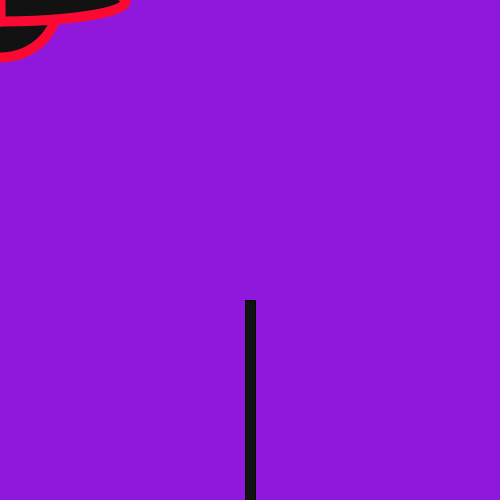
Frame 1 (no input)
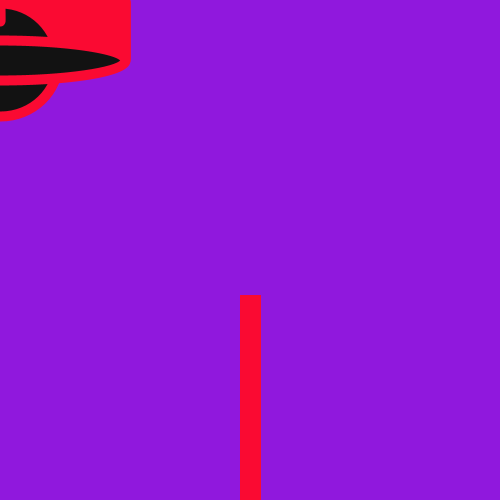
Frame 60 (the mouse pressed at the canvas centre just before this capture)
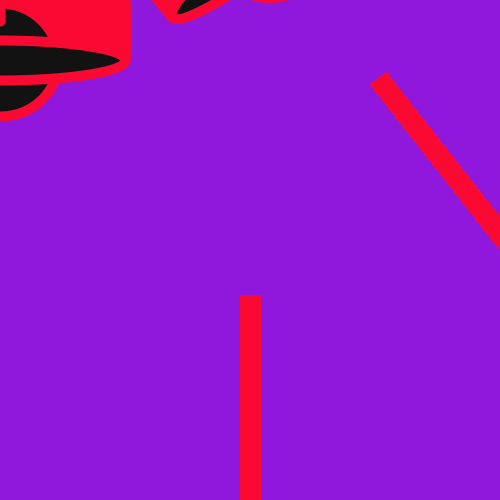
Frame 120 (the mouse held since frame 60 and released just before this capture)

The Processing sketch that drew these frames (run headless with seeded random() and noise(); from frame 60 on, the mouse is pressed at the canvas centre):

// Processing sketch: processing_155953
// ── processing_155953.pde

int radius;
float r = 1;


void setup(){
  
  size(500,500);
  background(144,24,221);
  fill(18,18,18);
 
}
void draw(){
  

    rotate(mouseY/2);
    rectMode(CENTER);
    
    rect(width/2,height,10,400);
    
    stroke(250,10,50);
    radius = mouseX;
    strokeWeight(10);
    ellipse(mouseY,frameCount,116,113);
    ellipse(mouseY,frameCount,250,40);
    ellipse(mouseX,r,r,r*40);
    
   
}
